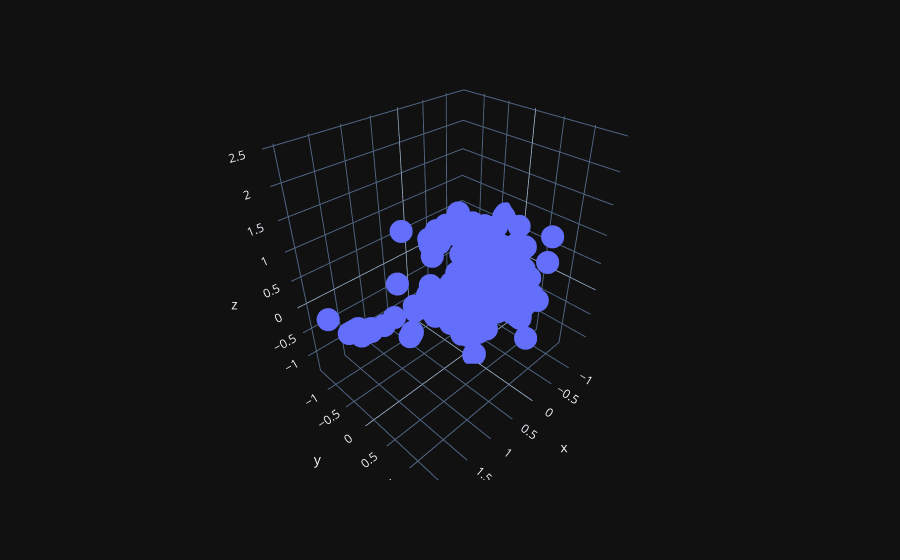

Notebook code cell kept with this figure:
### Markdown cell above
Uncomment any of the `X_emb = <model>` lines below. The corresponding model will be fit, reduced, and plotted.

Make sure only one line is uncommented, otherwise only the last uncommented model will be used (and you will increase execution time by needlessly fitting an unused model).

### Code cell
# Manifold Learning Algorithms


# #LLE Locally Linear Embedding https://scikit-learn.org/stable/modules/generated/sklearn.manifold.LocallyLinearEmbedding.html#sklearn.manifold.LocallyLinearEmbedding
# X_emb, err = locally_linear_embedding(n_components=3, n_neighbors=7, X=X)
#
# # Spectral Embeddings https://scikit-learn.org/stable/modules/generated/sklearn.manifold.SpectralEmbedding.html#sklearn.manifold.SpectralEmbedding
# X_emb = SpectralEmbedding(n_components=3).fit_transform(X)
#
# # Isomap https://scikit-learn.org/stable/modules/generated/sklearn.manifold.Isomap.html#sklearn.manifold.Isomap
X_emb = Isomap(n_components=3).fit_transform(X)
#
# # MDS  Multidimensional scaling. https://scikit-learn.org/stable/modules/generated/sklearn.manifold.MDS.html#sklearn.manifold.MDS
# X_emb = MDS(n_components=3).fit_transform(X)
#
# # Dictionary Learning https://scikit-learn.org/stable/modules/generated/sklearn.decomposition.DictionaryLearning.html#sklearn.decomposition.DictionaryLearning
# X_emb = DictionaryLearning(n_components=3).fit_transform(X)
#
# # Factor Analysis https://scikit-learn.org/stable/modules/generated/sklearn.decomposition.FactorAnalysis.html#sklearn.decomposition.FactorAnalysis
# X_emb = FactorAnalysis(n_components=3, random_state=0).fit_transform(X)
#
# # Fact ICA https://scikit-learn.org/stable/modules/generated/sklearn.decomposition.FastICA.html#sklearn.decomposition.FastICA
# X_emb = FastICA(n_components=3,random_state=0).fit_transform(X)


# Matrix Decomposition Algorithms


# # Incremental PCA  https://scikit-learn.org/stable/modules/generated/sklearn.decomposition.IncrementalPCA.html#sklearn.decomposition.IncrementalPCA
# X_emb = IncrementalPCA(n_components=3, batch_size=200).fit_transform(X)
#
# # Kernel PCA  https://scikit-learn.org/stable/modules/generated/sklearn.decomposition.KernelPCA.html#sklearn.decomposition.KernelPCA
# X_emb =  KernelPCA(n_components=3, kernel='linear').fit_transform(X)
#
# # PCA https://scikit-learn.org/stable/modules/generated/sklearn.decomposition.PCA.html#sklearn.decomposition.PCA
# X_emb = PCA(n_components=3).fit_transform(X)
#
# # Sparse PCA https://scikit-learn.org/stable/modules/generated/sklearn.decomposition.SparsePCA.html#sklearn.decomposition.SparsePCA
# X_emb = SparsePCA(n_components=3).fit_transform(X)
#
# # TruncatedSVD https://scikit-learn.org/stable/modules/generated/sklearn.decomposition.TruncatedSVD.html#sklearn.decomposition.TruncatedSVD
# X_emb = TruncatedSVD(n_components=3).fit_transform(X)
#
# ## LLE and NMPF only work on positve valued data
# # Laten Dirichlet Allocation (LDA) https://scikit-learn.org/stable/modules/generated/sklearn.decomposition.LatentDirichletAllocation.html#sklearn.decomposition.LatentDirichletAllocation
# X_emb = LatentDirichletAllocation(n_components=3,random_state=0).fit_transform(np.abs(X))
#
# # NMF https://scikit-learn.org/stable/modules/generated/sklearn.decomposition.NMF.html#sklearn.decomposition.NMF
# X_emb = NMF(init='random', random_state=0).fit_transform(np.abs(X))




# X_emb = PCA(n_components=3).fit_transform(X)
# X_emb = LatentDirichletAllocation(n_components=5,random_state=0).fit(np.abs(X))
# X_emb = TruncatedSVD(n_components=2).fit_transform(X)
# X_emb = FactorAnalysis(n_components=7, random_state=0).fit_transform(X)
# X_emb = DictionaryLearning(n_components=3).fit_transform(X)
x,y,z = X_emb[:,:1].flatten(), X_emb[:,1:2].flatten(), X_emb[:,2:3].flatten()
d = pd.DataFrame({'x':x,'y':y, 'z':z})
fig = px.scatter_3d(d,x='x', y='y', z='z')
fig.show()

### Figure 1 — Plotly figure (JSON) as saved in the notebook; plotly's stock layout.template omitted (floating-point values rounded to 4 significant figures; data arrays with more than 128 entries replaced by an {"elided": "..."} marker saying what was removed)
{"data": [{"hovertemplate": "x=%{x}<br>y=%{y}<br>z=%{z}<extra></extra>", "legendgroup": "", "marker": {"color": "#636efa", "symbol": "circle"}, "mode": "markers", "name": "", "scene": "scene", "showlegend": false, "x": {"elided": "657 float values"}, "y": {"elided": "657 float values"}, "z": {"elided": "657 float values"}, "type": "scatter3d"}], "layout": {"scene": {"domain": {"x": [0.0, 1.0], "y": [0.0, 1.0]}, "xaxis": {"title": {"text": "x"}}, "yaxis": {"title": {"text": "y"}}, "zaxis": {"title": {"text": "z"}}}, "legend": {"tracegroupgap": 0}, "margin": {"t": 60}}}
